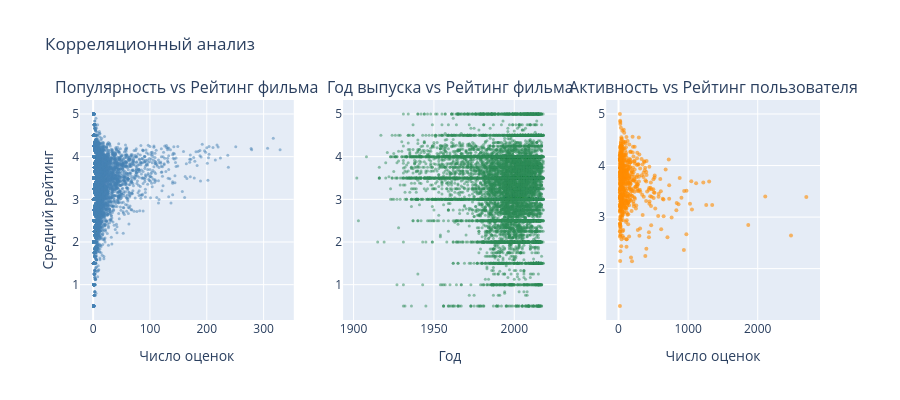

Write notebook code for a chart like this one.
### Code cell
# Scatter plots — три корреляции (plotly)
fig = make_subplots(rows=1, cols=3, subplot_titles=[
    'Популярность vs Рейтинг фильма',
    'Год выпуска vs Рейтинг фильма',
    'Активность vs Рейтинг пользователя',
])

# 1
fig.add_trace(go.Scatter(
    x=movie_stats['n_ratings'], y=movie_stats['mean_rating'],
    mode='markers', marker=dict(size=3, color='steelblue', opacity=0.5),
    name='Фильмы'
), row=1, col=1)

# 2
fig.add_trace(go.Scatter(
    x=movie_stats['year'], y=movie_stats['mean_rating'],
    mode='markers', marker=dict(size=3, color='seagreen', opacity=0.5),
    name='Год'
), row=1, col=2)

# 3
fig.add_trace(go.Scatter(
    x=user_stats['n_ratings'], y=user_stats['mean_rating'],
    mode='markers', marker=dict(size=4, color='darkorange', opacity=0.6),
    name='Пользователи'
), row=1, col=3)

fig.update_xaxes(title_text='Число оценок', row=1, col=1)
fig.update_xaxes(title_text='Год', row=1, col=2)
fig.update_xaxes(title_text='Число оценок', row=1, col=3)
fig.update_yaxes(title_text='Средний рейтинг', row=1, col=1)
fig.update_layout(height=400, title='Корреляционный анализ', showlegend=False)
fig.show()

### Figure 1 — Plotly figure (JSON) as saved in the notebook; plotly's stock layout.template omitted (floating-point values rounded to 4 significant figures; data arrays with more than 128 entries replaced by an {"elided": "..."} marker saying what was removed)
{"data": [{"marker": {"color": "steelblue", "opacity": 0.5, "size": 3}, "mode": "markers", "name": "Фильмы", "type": "scatter", "x": {"elided": "9724 int values"}, "xaxis": "x", "y": {"elided": "9724 float values"}, "yaxis": "y"}, {"marker": {"color": "seagreen", "opacity": 0.5, "size": 3}, "mode": "markers", "name": "Год", "type": "scatter", "x": {"elided": "9724 float values"}, "xaxis": "x2", "y": {"elided": "9724 float values"}, "yaxis": "y2"}, {"marker": {"color": "darkorange", "opacity": 0.6, "size": 4}, "mode": "markers", "name": "Пользователи", "type": "scatter", "x": {"elided": "610 int values"}, "xaxis": "x3", "y": {"elided": "610 float values"}, "yaxis": "y3"}], "layout": {"annotations": [{"font": {"size": 16}, "showarrow": false, "text": "Популярность vs Рейтинг фильма", "x": 0.1444, "xanchor": "center", "xref": "paper", "y": 1.0, "yanchor": "bottom", "yref": "paper"}, {"font": {"size": 16}, "showarrow": false, "text": "Год выпуска vs Рейтинг фильма", "x": 0.5, "xanchor": "center", "xref": "paper", "y": 1.0, "yanchor": "bottom", "yref": "paper"}, {"font": {"size": 16}, "showarrow": false, "text": "Активность vs Рейтинг пользователя", "x": 0.8556, "xanchor": "center", "xref": "paper", "y": 1.0, "yanchor": "bottom", "yref": "paper"}], "height": 400, "showlegend": false, "title": {"text": "Корреляционный анализ"}, "xaxis": {"anchor": "y", "domain": [0.0, 0.2889], "title": {"text": "Число оценок"}}, "xaxis2": {"anchor": "y2", "domain": [0.3556, 0.6444], "title": {"text": "Год"}}, "xaxis3": {"anchor": "y3", "domain": [0.7111, 1.0], "title": {"text": "Число оценок"}}, "yaxis": {"anchor": "x", "domain": [0.0, 1.0], "title": {"text": "Средний рейтинг"}}, "yaxis2": {"anchor": "x2", "domain": [0.0, 1.0]}, "yaxis3": {"anchor": "x3", "domain": [0.0, 1.0]}}}
